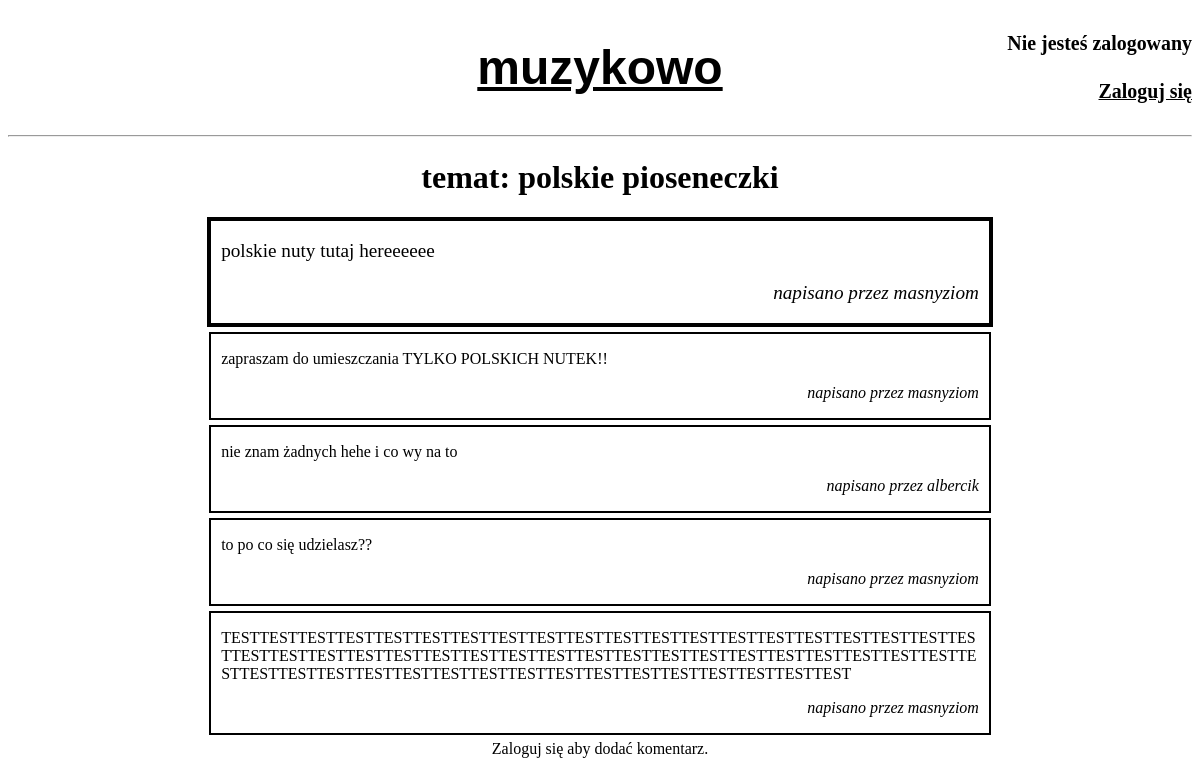
Screenshot of /odkrycia/1 with the database file from the repository.
### Forum/models.py (models this page shows, shortened)
class Thread(models.Model):
    id = models.AutoField(primary_key=True)
    section = models.ForeignKey(Section, on_delete=models.CASCADE)
    title = models.CharField(max_length=128)
    content = models.TextField()
    author = models.ForeignKey(User, on_delete=models.DO_NOTHING)

class Reply(models.Model):
    id = models.AutoField(primary_key=True)
    thread = models.ForeignKey(Thread, on_delete=models.CASCADE)
    content = models.TextField()
    author = models.ForeignKey(User, on_delete=models.DO_NOTHING)

### Forum/views.py (the view, shortened to what this page needs)
# urls.py: path('<str:sectionName>/<int:threadId>', views.threadpage, name='threadpage'),
def threadpage(request, sectionName, threadId):
    section = Section.objects.get(name = sectionName)
    thread = Thread.objects.get(id = threadId)
    replies = Reply.objects.filter(thread=thread)
    form = None
    if request.user.is_authenticated:
        form = ReplyForm()
    return render(request, 'thread.html', {
        'section': section,
        'thread': thread,
        'replies': replies,
        'replyform': form,
    })

### templates/thread.html (shortened to what this page needs)
{% extends 'base.html' %}
{% block 'siteContent' %}
<div class="title">
    <h1>temat: {{thread.title}}</h1>
</div>
<div class="replies">
    <div class="thread">
        <p>{{ thread.content }}</p>
        <p class="signature">
            napisano przez {{ thread.author }}
        </p>
    </div>
    {% for reply in replies %}
    <div class="reply">
        <p>{{ reply.content }}</p>
        <p class="signature">
            napisano przez {{ reply.author }}
        </p>
    </div>
    {% endfor %}
    <div class="addComment">
        {% if replyform %}
        <form action="{% url 'threadpage' section.name thread.id %}" method="POST">
            {% csrf_token %}
            <table>
                <td>{{replyform.content}}</td>
            </table>
            <input type="submit" value="dodaj komentarz">
        </form>
        {% else %}
        Zaloguj się aby dodać komentarz.
        {% endif %}
    </div>
</div>
{% endblock %}

### templates/base.html (shortened to what this page needs)
<!DOCTYPE html>
<html>
    <head>
    </head>
    <body>
        <div class="topbar">
            <a class="logotype" href="/"><h1 class="logotype">muzykowo</h1></a>
            <div class="userlogin">
                {% if user.is_authenticated %}
                <h5>Zalogowano jako {{ user.username }}</h5>
                {% if user.groups.all.0.name == "Mods" %}
                <a href="{% url 'admin:index' %}">
                    <h5>Panel administratora</h5>
                </a>
                {% endif %}
                <a href="{% url 'logout' %}">
                    <h5>Wyloguj się</h5>
                </a>
                {% else %}
                <h5>Nie jesteś zalogowany</h5>
                <a href="{% url 'login' %}">
                    <h5>Zaloguj się</h5>
                </a>
                {% endif %}
            </div>
        </div>
        <hr>
        {% block 'siteContent' %}
        {% endblock %}
    </body>
</html>

### templates/base.html (style rules this page uses)
a { color: black; }
.topbar { display: grid; grid-template-columns: 30% 40% 30%; font-size: 1.5em; }
.logotype { font-family: Verdana, Geneva, Tahoma, sans-serif; grid-column-start: 2; text-align: center; }
.userlogin { text-align: right; grid-column-start: 3; display: flex; flex-direction: column; justify-content: space-evenly; }
.userlogin h5 { margin: 0; }

### templates/thread.html (style rules this page uses)
.title { text-align: center; }
.replies { margin-right: auto; margin-left: auto; width: 80%; display: flex; flex-direction: column; align-items: center; }
.thread { border: 4px solid black; font-size: 1.2em; width: 80%; padding: 0 10px; margin-bottom: 5px; word-wrap: break-word; }
.reply { width: 80%; border: 2px black solid; padding: 0 10px; margin-bottom: 5px; word-wrap: break-word; }
.signature { text-align: right; font-style: italic; }

### rows the page displays
Thread: title "polskie pioseneczki", content "polskie nuty tutaj hereeeeee", author "masnyziom"
Reply: content "zapraszam do umieszczania TYLKO POLSKICH NUTEK!!", author "masnyziom"
Reply: content "nie znam żadnych hehe i co wy na to", author "albercik"
Reply: content "to po co się udzielasz??", author "masnyziom"
Reply: content "TESTTESTTESTTESTTESTTESTTESTTESTTESTTESTTESTTESTTESTTESTTESTTESTTESTTESTTESTTESTTESTTESTTESTTESTTESTTESTTESTTESTTESTTESTTESTTESTTESTTESTTESTTESTTESTTESTTESTTESTTESTTESTTESTTESTTESTTESTTESTTESTTESTTESTTESTTESTTESTTESTTESTTEST", author "masnyziom"
